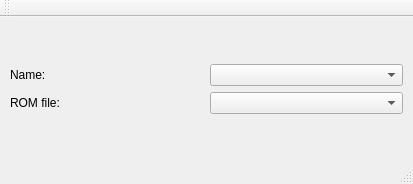
<?xml version="1.0" encoding="UTF-8"?>
<ui version="4.0">
 <class>MainDlgClass</class>
 <widget class="QMainWindow" name="MainDlgClass">
  <property name="geometry">
   <rect>
    <x>0</x>
    <y>0</y>
    <width>413</width>
    <height>184</height>
   </rect>
  </property>
  <property name="windowTitle">
   <string>sampleWeb</string>
  </property>
  <widget class="QWidget" name="centralWidget">
   <layout class="QGridLayout" name="gridLayout">
    <property name="sizeConstraint">
     <enum>QLayout::SetNoConstraint</enum>
    </property>
    <property name="leftMargin">
     <number>0</number>
    </property>
    <property name="topMargin">
     <number>0</number>
    </property>
    <property name="rightMargin">
     <number>0</number>
    </property>
    <property name="bottomMargin">
     <number>0</number>
    </property>
    <property name="spacing">
     <number>0</number>
    </property>
    <item row="0" column="0">
     <layout class="QVBoxLayout" name="verticalLayout">
      <property name="sizeConstraint">
       <enum>QLayout::SetMaximumSize</enum>
      </property>
      <item>
       <layout class="QHBoxLayout" name="horizontalLayout">
        <property name="leftMargin">
         <number>10</number>
        </property>
        <property name="rightMargin">
         <number>10</number>
        </property>
        <item>
         <widget class="QLabel" name="label">
          <property name="text">
           <string>Name: </string>
          </property>
         </widget>
        </item>
        <item>
         <widget class="QComboBox" name="nameComboBox"/>
        </item>
       </layout>
      </item>
      <item>
       <layout class="QHBoxLayout" name="horizontalLayout_2">
        <property name="leftMargin">
         <number>10</number>
        </property>
        <property name="rightMargin">
         <number>10</number>
        </property>
        <item>
         <widget class="QLabel" name="label_2">
          <property name="text">
           <string>ROM file:</string>
          </property>
         </widget>
        </item>
        <item>
         <widget class="QComboBox" name="romComboBox"/>
        </item>
       </layout>
      </item>
     </layout>
    </item>
   </layout>
  </widget>
  <widget class="QMenuBar" name="menuBar">
   <property name="geometry">
    <rect>
     <x>0</x>
     <y>0</y>
     <width>413</width>
     <height>21</height>
    </rect>
   </property>
  </widget>
  <widget class="QToolBar" name="mainToolBar">
   <attribute name="toolBarArea">
    <enum>TopToolBarArea</enum>
   </attribute>
   <attribute name="toolBarBreak">
    <bool>false</bool>
   </attribute>
  </widget>
  <widget class="QStatusBar" name="statusBar"/>
 </widget>
 <layoutdefault spacing="6" margin="11"/>
 <resources>
  <include location="../resources/hvg.qrc"/>
 </resources>
 <connections/>
</ui>
